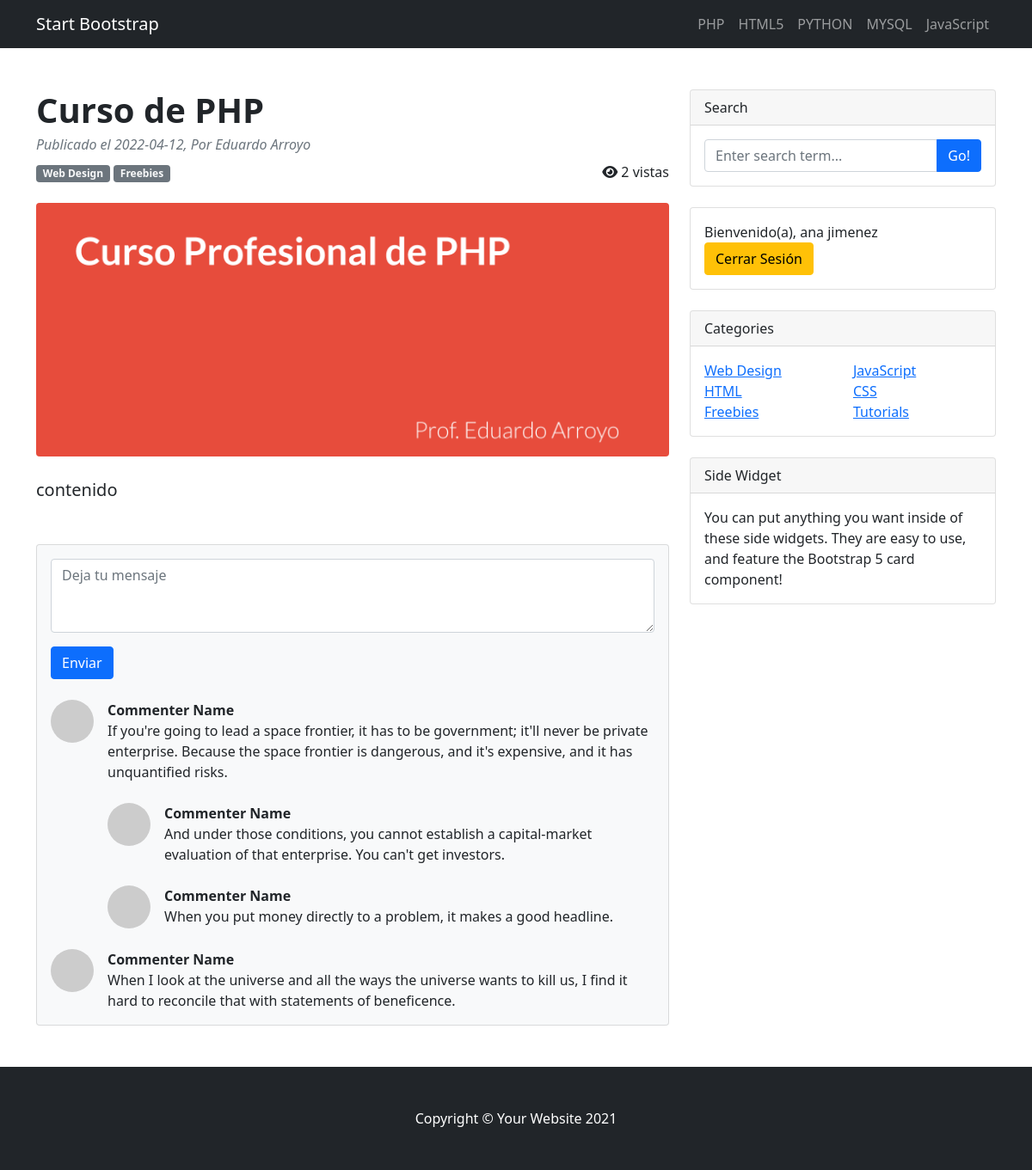
/post.php?blog=10 (signed in), run on the app's committed database.
### tables this page shows
CREATE TABLE `categorias` (
  `cat_id` int(10) UNSIGNED NOT NULL,
  `cat_nombre` varchar(25) NOT NULL
);

CREATE TABLE `publicaciones` (
  `pub_id` int(10) UNSIGNED NOT NULL,
  `pub_cat_id` int(11) NOT NULL,
  `pub_user_id` int(11) NOT NULL,
  `pub_titulo` varchar(255) NOT NULL,
  `pub_resumen` text NOT NULL,
  `pub_contenido` text NOT NULL,
  `pub_fecha` date NOT NULL,
  `pub_img` text NOT NULL,
  `pub_vistas` int(11) DEFAULT 0,
  `pub_status` varchar(20) NOT NULL
);

CREATE TABLE `usuarios` (
  `user_id` int(10) UNSIGNED NOT NULL,
  `user_nombres` varchar(255) NOT NULL,
  `user_apellidos` varchar(255) NOT NULL,
  `user_email` varchar(255) NOT NULL,
  `user_img` text DEFAULT NULL,
  `user_pass` varchar(255) NOT NULL,
  `user_token` text DEFAULT NULL,
  `user_status` tinyint(4) DEFAULT 0,
  `user_rol` varchar(100) NOT NULL
);

### public/post.php (the view, shortened to what this page needs)
<?php
    include(VIEW_FRONT . DS . "head.php");
?>
        <?php include(VIEW_FRONT . DS . "nav.php"); ?>
        <div class="container mt-5">
            <div class="row">
                <div class="col-lg-8">
                    <?php
                        $fila = publicacion_individual_mostrar();
                    ?>
                    <article>
                        <header class="mb-4">
                            <h1 class="fw-bolder mb-1"><?php echo $fila['pub_titulo']; ?></h1>
                            <div class="text-muted fst-italic mb-2">
                                Publicado el <?php echo $fila['pub_fecha']; ?>, Por <?php echo $fila['user_nombres'] . ' ' . $fila['user_apellidos']; ?>
                            </div>
                            <div class="d-flex justify-content-between">
                                <div>
                                    <a class="badge bg-secondary text-decoration-none link-light" href="#!">Web Design</a>
                                    <a class="badge bg-secondary text-decoration-none link-light" href="#!">Freebies</a>
                                </div>
                                <div>
                                    <i class="fa-solid fa-eye"></i> <?php echo $fila['pub_vistas']; ?> vistas
                                </div>
                            </div>
                        </header>
                        <figure class="mb-4"><img class="img-fluid rounded" src="img/<?php echo $fila['pub_img']; ?>" alt="<?php echo $fila['pub_titulo']; ?>" /></figure>
                        <section class="mb-5">
                            <p class="fs-5 mb-4">
                                <?php echo $fila['pub_contenido']; ?>
                            </p>
                        </section>
                    </article>
                    <section class="mb-5">
                        <div class="card bg-light">
                            <div class="card-body">
                                <?php
                                    if(isset($_SESSION['user_rol'])){
                                        ?>
                                            <form class="mb-4" method="post">
                                                <textarea class="form-control" rows="3" name="com_mensaje" placeholder="Deja tu mensaje"></textarea>
                                                <div class="form_group mt-3">
                                                    <input type="submit" value="Enviar" name="enviar" class="btn btn-primary">
                                                </div>
                                            </form>
                                    <?php } else {
                                        ?>
                                            <div class="alert alert-warning" role="alert">
                                                Debes estar registrado o iniciar sesión para poder dejar un comentario 💥💥
                                            </div>
                                    <?php }
                                ?>
                                <div class="d-flex mb-4">
                                    <div class="flex-shrink-0"><img class="rounded-circle" src="https://dummyimage.com/50x50/ced4da/6c757d.jpg" alt="..." /></div>
                                    <div class="ms-3">
                                        <div class="fw-bold">Commenter Name</div>
                                        If you're going to lead a space frontier, it has to be government; it'll never be private enterprise. Because the space frontier is dangerous, and it's expensive, and it has unquantified risks.
                                        <div class="d-flex mt-4">
                                            <div class="flex-shrink-0"><img class="rounded-circle" src="https://dummyimage.com/50x50/ced4da/6c757d.jpg" alt="..." /></div>
                                            <div class="ms-3">
                                                <div class="fw-bold">Commenter Name</div>
                                                And under those conditions, you cannot establish a capital-market evaluation of that enterprise. You can't get investors.
                                            </div>
                                        </div>
                                        <div class="d-flex mt-4">
                                            <div class="flex-shrink-0"><img class="rounded-circle" src="https://dummyimage.com/50x50/ced4da/6c757d.jpg" alt="..." /></div>
                                            <div class="ms-3">
                                                <div class="fw-bold">Commenter Name</div>
                                                When you put money directly to a problem, it makes a good headline.
                                            </div>
                                        </div>
                                    </div>
                                </div>
                                <div class="d-flex">
                                    <div class="flex-shrink-0"><img class="rounded-circle" src="https://dummyimage.com/50x50/ced4da/6c757d.jpg" alt="..." /></div>
                                    <div class="ms-3">
                                        <div class="fw-bold">Commenter Name</div>
                                        When I look at the universe and all the ways the universe wants to kill us, I find it hard to reconcile that with statements of beneficence.
                                    </div>
                                </div>
                            </div>
                        </div>
                    </section>
                </div>
                <?php include(VIEW_FRONT . DS . "sidebar.php"); ?>
            </div>
        </div>
        <?php include(VIEW_FRONT . DS . "footer.php"); ?>

### resources/functions.php (shortened to what this page needs)
<?php
    function query($sql){
        global $conexion;
        return mysqli_query($conexion, $sql);
    }
    function fetch_array($query){
        return mysqli_fetch_array($query);
    }
    function limpiar_string($str){
        global $conexion;
        return mysqli_real_escape_string($conexion, $str);
    }
    function publicacion_individual_mostrar(){
        if(isset($_GET['blog'])){
            $id = limpiar_string(trim($_GET['blog']));
            $query = query("UPDATE publicaciones SET pub_vistas = pub_vistas + 1 WHERE pub_id = {$id}");
            $query = query("SELECT * FROM publicaciones a INNER JOIN usuarios b ON a.pub_user_id = b.user_id WHERE pub_id = {$id}");
            return fetch_array($query);
        }
    }
    function show_categorias(){
        $query = query("SELECT * FROM categorias");
        while($fila = fetch_array($query)){
            $categoria = <<<DELIMITADOR
                <li class="nav-item">
                    <a class="nav-link" href="#">
                        {$fila['cat_nombre']}
                    </a>
                </li>
DELIMITADOR;
            echo $categoria;
        }
    }
            ?>

### data on the page
categorias: cat_nombre "PHP"
categorias: cat_nombre "HTML5"
categorias: cat_nombre "PYTHON"
categorias: cat_nombre "MYSQL"
categorias: cat_nombre "JavaScript"
publicaciones: pub_titulo "Curso de PHP", pub_fecha "2022-04-12", usuarios.user_nombres "Eduardo", usuarios.user_apellidos "Arroyo", pub_vistas "2", pub_img (picture), pub_contenido "contenido"

### other printed values
$_SESSION['user_nombres'] "ana"
$_SESSION['user_apellidos'] "jimenez"
